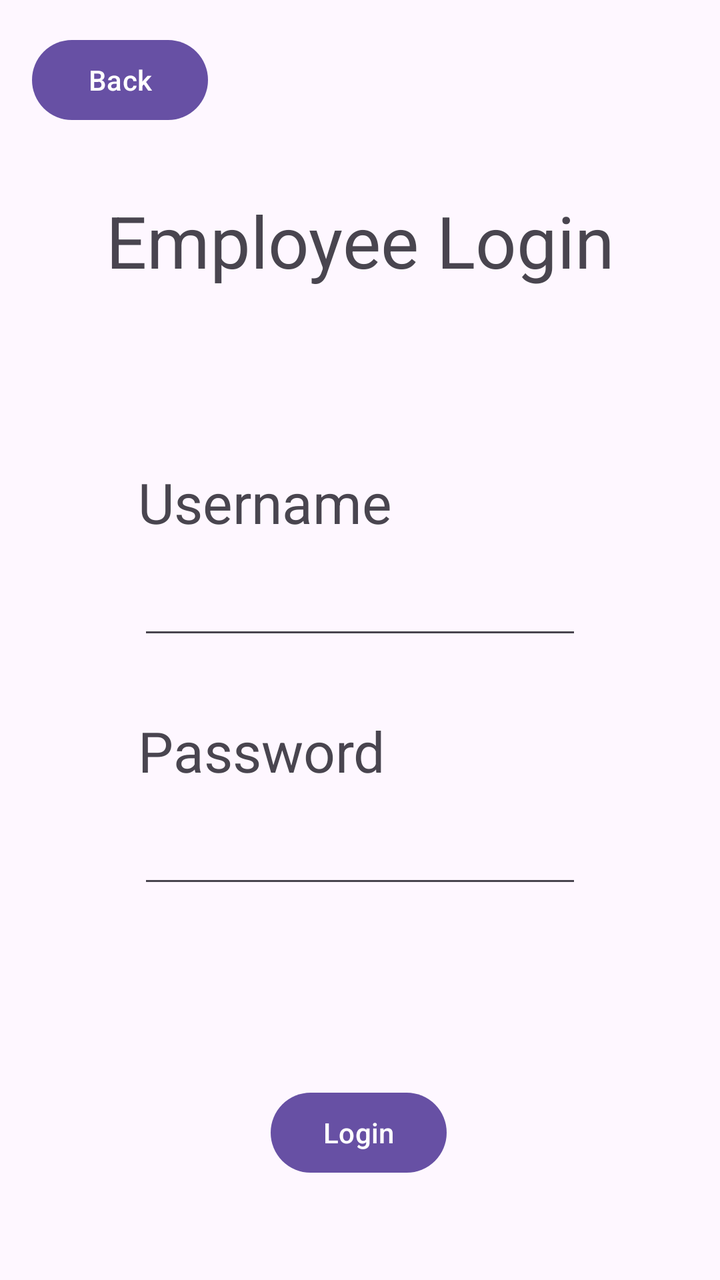
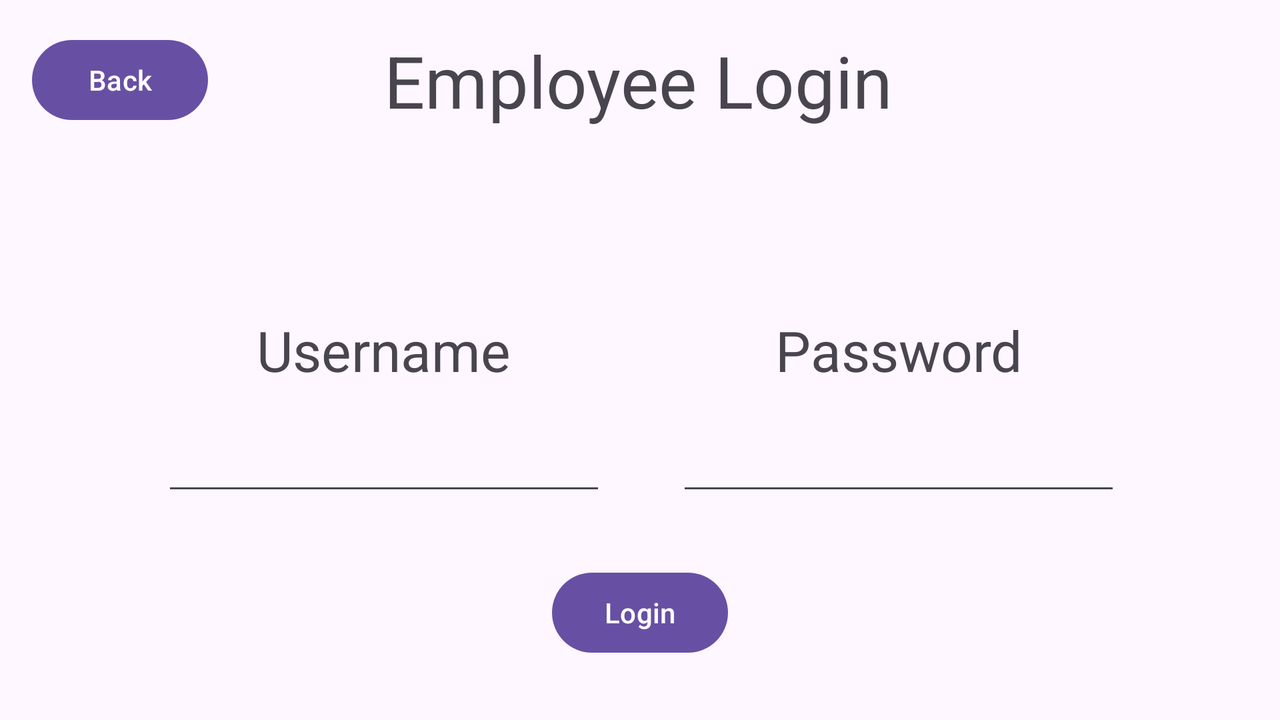

One screen, two layout resources from the same app: the default and the repository's alternative for another configuration. Each is rendered where Android would select it; the XML of both is given below.
<!-- AndroidManifest.xml: application theme Theme.COMP2000UI -->
<!-- res/layout/activity_employee_login.xml -->
<?xml version="1.0" encoding="utf-8"?>
<androidx.constraintlayout.widget.ConstraintLayout xmlns:android="http://schemas.android.com/apk/res/android"
    xmlns:app="http://schemas.android.com/apk/res-auto"
    xmlns:tools="http://schemas.android.com/tools"
    android:id="@+id/cl_employee_login"
    android:layout_width="match_parent"
    android:layout_height="match_parent"
    tools:context=".EmployeeLoginActivity">

    <TextView
        android:id="@+id/textview_password"
        android:layout_width="wrap_content"
        android:layout_height="wrap_content"
        android:layout_marginTop="32dp"
        android:text="Password"
        android:textSize="28sp"
        app:layout_constraintStart_toStartOf="@+id/plaintext_password"
        app:layout_constraintTop_toBottomOf="@+id/plaintext_username" />

    <TextView
        android:id="@+id/textview_employee_login"
        android:layout_width="wrap_content"
        android:layout_height="wrap_content"
        android:layout_marginTop="96dp"
        android:text="Employee Login"
        android:textSize="36sp"
        app:layout_constraintEnd_toEndOf="parent"
        app:layout_constraintStart_toStartOf="parent"
        app:layout_constraintTop_toTopOf="parent" />

    <Button
        android:id="@+id/button_back"
        android:layout_width="wrap_content"
        android:layout_height="wrap_content"
        android:layout_marginStart="16dp"
        android:layout_marginTop="16dp"
        android:text="Back"
        app:layout_constraintStart_toStartOf="parent"
        app:layout_constraintTop_toTopOf="parent" />

    <TextView
        android:id="@+id/textview_username"
        android:layout_width="wrap_content"
        android:layout_height="wrap_content"
        android:layout_marginTop="88dp"
        android:text="Username"
        android:textSize="28sp"
        app:layout_constraintStart_toStartOf="@+id/plaintext_username"
        app:layout_constraintTop_toBottomOf="@+id/textview_employee_login" />

    <EditText
        android:id="@+id/plaintext_username"
        android:layout_width="222dp"
        android:layout_height="55dp"
        android:ems="10"
        android:inputType="text"
        app:layout_constraintEnd_toEndOf="parent"
        app:layout_constraintStart_toStartOf="parent"
        app:layout_constraintTop_toBottomOf="@+id/textview_username" />

    <EditText
        android:id="@+id/plaintext_password"
        android:layout_width="222dp"
        android:layout_height="55dp"
        android:ems="10"
        android:inputType="textPassword"
        app:layout_constraintEnd_toEndOf="parent"
        app:layout_constraintStart_toStartOf="parent"
        app:layout_constraintTop_toBottomOf="@+id/textview_password" />

    <Button
        android:id="@+id/button_login"
        android:layout_width="wrap_content"
        android:layout_height="wrap_content"
        android:layout_marginTop="88dp"
        android:text="Login"
        app:layout_constraintBottom_toBottomOf="parent"
        app:layout_constraintEnd_toEndOf="parent"
        app:layout_constraintHorizontal_bias="0.498"
        app:layout_constraintStart_toStartOf="parent"
        app:layout_constraintTop_toBottomOf="@+id/plaintext_password"
        app:layout_constraintVertical_bias="0.096" />
</androidx.constraintlayout.widget.ConstraintLayout>
<!-- resources referenced by this layout -->
<resources>
  <style name="Theme.COMP2000UI" parent="Base.Theme.COMP2000UI" />
  <style name="Base.Theme.COMP2000UI" parent="Theme.Material3.DayNight.NoActionBar">
          
          
      </style>
</resources>
<!-- res/layout-land/activity_employee_login.xml (the repository's variant of the layout above) -->
<!-- drawn on the phone turned sideways -->
<?xml version="1.0" encoding="utf-8"?>
<androidx.constraintlayout.widget.ConstraintLayout xmlns:android="http://schemas.android.com/apk/res/android"
    xmlns:app="http://schemas.android.com/apk/res-auto"
    xmlns:tools="http://schemas.android.com/tools"
    android:id="@+id/cl_employee_login"
    android:layout_width="match_parent"
    android:layout_height="match_parent"
    tools:context=".EmployeeLoginActivity">

    <TextView
        android:id="@+id/textview_password"
        android:layout_width="wrap_content"
        android:layout_height="wrap_content"
        android:layout_marginTop="92dp"
        android:text="Password"
        android:textSize="28sp"
        app:layout_constraintEnd_toEndOf="parent"
        app:layout_constraintHorizontal_bias="0.75"
        app:layout_constraintStart_toStartOf="parent"
        app:layout_constraintTop_toBottomOf="@+id/textview_employee_login" />

    <TextView
        android:id="@+id/textview_employee_login"
        android:layout_width="wrap_content"
        android:layout_height="wrap_content"
        android:layout_marginTop="16dp"
        android:text="Employee Login"
        android:textSize="36sp"
        app:layout_constraintEnd_toEndOf="parent"
        app:layout_constraintHorizontal_bias="0.498"
        app:layout_constraintStart_toStartOf="parent"
        app:layout_constraintTop_toTopOf="parent" />

    <Button
        android:id="@+id/button_back"
        android:layout_width="wrap_content"
        android:layout_height="wrap_content"
        android:layout_marginStart="16dp"
        android:layout_marginTop="16dp"
        android:text="Back"
        app:layout_constraintStart_toStartOf="parent"
        app:layout_constraintTop_toTopOf="parent" />

    <TextView
        android:id="@+id/textview_username"
        android:layout_width="wrap_content"
        android:layout_height="wrap_content"
        android:layout_marginTop="92dp"
        android:text="Username"
        android:textSize="28sp"
        app:layout_constraintEnd_toEndOf="parent"
        app:layout_constraintHorizontal_bias="0.25"
        app:layout_constraintStart_toStartOf="parent"
        app:layout_constraintTop_toBottomOf="@+id/textview_employee_login" />

    <EditText
        android:id="@+id/plaintext_username"
        android:layout_width="222dp"
        android:layout_height="55dp"
        android:layout_marginTop="4dp"
        android:ems="10"
        android:inputType="text"
        app:layout_constraintEnd_toEndOf="@+id/textview_username"
        app:layout_constraintStart_toStartOf="@+id/textview_username"
        app:layout_constraintTop_toBottomOf="@+id/textview_username" />

    <EditText
        android:id="@+id/plaintext_password"
        android:layout_width="222dp"
        android:layout_height="55dp"
        android:layout_marginTop="4dp"
        android:ems="10"
        android:inputType="textPassword"
        app:layout_constraintEnd_toEndOf="@+id/textview_password"
        app:layout_constraintStart_toStartOf="@+id/textview_password"
        app:layout_constraintTop_toBottomOf="@+id/textview_password" />

    <Button
        android:id="@+id/button_login"
        android:layout_width="wrap_content"
        android:layout_height="wrap_content"
        android:text="Login"
        app:layout_constraintBottom_toBottomOf="parent"
        app:layout_constraintEnd_toEndOf="parent"
        app:layout_constraintStart_toStartOf="parent"
        app:layout_constraintTop_toBottomOf="@+id/plaintext_username" />
</androidx.constraintlayout.widget.ConstraintLayout>
